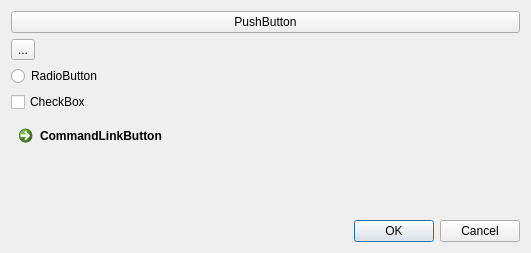
<?xml version="1.0" encoding="UTF-8"?>
<ui version="4.0">
 <class>Dialog</class>
 <widget class="QDialog" name="Dialog">
  <property name="geometry">
   <rect>
    <x>0</x>
    <y>0</y>
    <width>531</width>
    <height>253</height>
   </rect>
  </property>
  <property name="windowTitle">
   <string>Dialog</string>
  </property>
  <layout class="QVBoxLayout" name="verticalLayout_2">
   <item>
    <layout class="QVBoxLayout" name="verticalLayout">
     <item>
      <widget class="QPushButton" name="pushButton">
       <property name="text">
        <string>PushButton</string>
       </property>
      </widget>
     </item>
     <item>
      <widget class="QToolButton" name="toolButton">
       <property name="text">
        <string>...</string>
       </property>
      </widget>
     </item>
     <item>
      <widget class="QRadioButton" name="radioButton">
       <property name="text">
        <string>RadioButton</string>
       </property>
      </widget>
     </item>
     <item>
      <widget class="QCheckBox" name="checkBox">
       <property name="text">
        <string>CheckBox</string>
       </property>
      </widget>
     </item>
     <item>
      <widget class="QCommandLinkButton" name="commandLinkButton">
       <property name="text">
        <string>CommandLinkButton</string>
       </property>
      </widget>
     </item>
    </layout>
   </item>
   <item>
    <widget class="QDialogButtonBox" name="buttonBox">
     <property name="standardButtons">
      <set>QDialogButtonBox::Cancel|QDialogButtonBox::Ok</set>
     </property>
    </widget>
   </item>
  </layout>
 </widget>
 <resources/>
 <connections/>
</ui>
